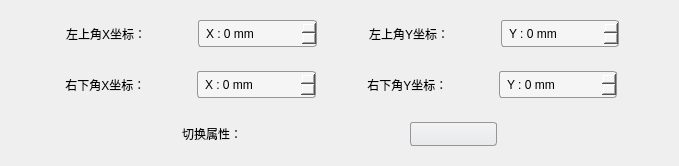
     <widget class="QWidget" name="rectangleDialog">
      <layout class="QVBoxLayout" name="verticalLayout_6">
       <item>
        <widget class="QWidget" name="widget_13" native="true">
         <layout class="QHBoxLayout" name="horizontalLayout_13">
          <item>
           <spacer name="horizontalSpacer_36">
            <property name="orientation">
             <enum>Qt::Horizontal</enum>
            </property>
            <property name="sizeHint" stdset="0">
             <size>
              <width>40</width>
              <height>20</height>
             </size>
            </property>
           </spacer>
          </item>
          <item>
           <widget class="QLabel" name="rectangleTopLeftXlabel">
            <property name="styleSheet">
             <string notr="true">QLabel {
background: transparent;
color: #000000;
border-radius: 4px;
padding: 3px;
}</string>
            </property>
            <property name="text">
             <string>左上角X坐标：</string>
            </property>
           </widget>
          </item>
          <item>
           <spacer name="horizontalSpacer_37">
            <property name="orientation">
             <enum>Qt::Horizontal</enum>
            </property>
            <property name="sizeHint" stdset="0">
             <size>
              <width>40</width>
              <height>20</height>
             </size>
            </property>
           </spacer>
          </item>
          <item>
           <widget class="QSpinBox" name="rectangleTopLeftXSpinBox">
            <property name="styleSheet">
             <string notr="true">QSpinBox{
border-radius: 3px;
padding: 0 5px;
color: #000000;
border: 1px solid #969696;
background-color: #F5F5F5 ;
min-height: 25px;
}
QSpinBox:hover{
border: 1px solid #00BB9E;
}
QSpinBox:selected{
border: 1px solid #00BB9E;
}
QSpinBox[buttonSymbols=&quot;0&quot;]::up-button{/*显示按钮=0*/
width: 20px;
height: 14px;
subcontrol-origin: border;
subcontrol-position: top right;
right: 2px;
top: 2px;
bottom: 1px;
border-image: url(:/icon/triangle_up_969696.png);
}
QSpinBox::up-button:hover{
border-image: url(:/icon/triangle_up_00BB9E.png);
}
QSpinBox::up-button:pressed{
border-image: url(:/icon/triangle_up_262829.png);
}
QSpinBox[buttonSymbols=&quot;0&quot;]::down-button{
width: 20px;
height: 14px;
subcontrol-origin: border;
subcontrol-position: bottom right;
right: 2px;
bottom: 2px;
border-image: url(:/icon/triangle_down_969696.png);
}
QSpinBox::down-button:hover{
border-image: url(:/icon/triangle_down_00BB9E.png);
}
QSpinBox::down-button:pressed{
border-image: url(:/icon/triangle_down_262829.png);
}
QSpinBox:disabled{
color: #DCE1E6;
background-color:#F5F5F5;
border: 1px solid #969696;
}
QSpinBox::up-button:disabled{
border-image: url(:/icon/triangle_up_404244.png);
}
QSpinBox::down-button:disabled{
border-image: url(:/icon/triangle_down_404244.png);
}</string>
            </property>
            <property name="suffix">
             <string> mm</string>
            </property>
            <property name="prefix">
             <string>X : </string>
            </property>
            <property name="minimum">
             <number>-999999</number>
            </property>
            <property name="maximum">
             <number>999999</number>
            </property>
           </widget>
          </item>
          <item>
           <spacer name="horizontalSpacer_38">
            <property name="orientation">
             <enum>Qt::Horizontal</enum>
            </property>
            <property name="sizeHint" stdset="0">
             <size>
              <width>40</width>
              <height>20</height>
             </size>
            </property>
           </spacer>
          </item>
          <item>
           <widget class="QLabel" name="rectangleTopLeftYlabel">
            <property name="styleSheet">
             <string notr="true">QLabel {
background: transparent;
color: #000000;
border-radius: 4px;
padding: 3px;
}</string>
            </property>
            <property name="text">
             <string>左上角Y坐标：</string>
            </property>
           </widget>
          </item>
          <item>
           <spacer name="horizontalSpacer_39">
            <property name="orientation">
             <enum>Qt::Horizontal</enum>
            </property>
            <property name="sizeHint" stdset="0">
             <size>
              <width>40</width>
              <height>20</height>
             </size>
            </property>
           </spacer>
          </item>
          <item>
           <widget class="QSpinBox" name="rectangleTopLeftYSpinBox">
            <property name="styleSheet">
             <string notr="true">QSpinBox{
border-radius: 3px;
padding: 0 5px;
color: #000000;
border: 1px solid #969696;
background-color: #F5F5F5 ;
min-height: 25px;
}
QSpinBox:hover{
border: 1px solid #00BB9E;
}
QSpinBox:selected{
border: 1px solid #00BB9E;
}
QSpinBox[buttonSymbols=&quot;0&quot;]::up-button{/*显示按钮=0*/
width: 20px;
height: 14px;
subcontrol-origin: border;
subcontrol-position: top right;
right: 2px;
top: 2px;
bottom: 1px;
border-image: url(:/icon/triangle_up_969696.png);
}
QSpinBox::up-button:hover{
border-image: url(:/icon/triangle_up_00BB9E.png);
}
QSpinBox::up-button:pressed{
border-image: url(:/icon/triangle_up_262829.png);
}
QSpinBox[buttonSymbols=&quot;0&quot;]::down-button{
width: 20px;
height: 14px;
subcontrol-origin: border;
subcontrol-position: bottom right;
right: 2px;
bottom: 2px;
border-image: url(:/icon/triangle_down_969696.png);
}
QSpinBox::down-button:hover{
border-image: url(:/icon/triangle_down_00BB9E.png);
}
QSpinBox::down-button:pressed{
border-image: url(:/icon/triangle_down_262829.png);
}
QSpinBox:disabled{
color: #DCE1E6;
background-color:#F5F5F5;
border: 1px solid #969696;
}
QSpinBox::up-button:disabled{
border-image: url(:/icon/triangle_up_404244.png);
}
QSpinBox::down-button:disabled{
border-image: url(:/icon/triangle_down_404244.png);
}</string>
            </property>
            <property name="suffix">
             <string> mm</string>
            </property>
            <property name="prefix">
             <string>Y : </string>
            </property>
            <property name="minimum">
             <number>-999999</number>
            </property>
            <property name="maximum">
             <number>999999</number>
            </property>
           </widget>
          </item>
          <item>
           <spacer name="horizontalSpacer_40">
            <property name="orientation">
             <enum>Qt::Horizontal</enum>
            </property>
            <property name="sizeHint" stdset="0">
             <size>
              <width>40</width>
              <height>20</height>
             </size>
            </property>
           </spacer>
          </item>
         </layout>
        </widget>
       </item>
       <item>
        <widget class="QWidget" name="widget_14" native="true">
         <layout class="QHBoxLayout" name="horizontalLayout_14">
          <item>
           <spacer name="horizontalSpacer_41">
            <property name="orientation">
             <enum>Qt::Horizontal</enum>
            </property>
            <property name="sizeHint" stdset="0">
             <size>
              <width>40</width>
              <height>20</height>
             </size>
            </property>
           </spacer>
          </item>
          <item>
           <widget class="QLabel" name="rectangleBottomRightXlabel">
            <property name="text">
             <string> 右下角X坐标： </string>
            </property>
           </widget>
          </item>
          <item>
           <spacer name="horizontalSpacer_42">
            <property name="orientation">
             <enum>Qt::Horizontal</enum>
            </property>
            <property name="sizeHint" stdset="0">
             <size>
              <width>40</width>
              <height>20</height>
             </size>
            </property>
           </spacer>
          </item>
          <item>
           <widget class="QSpinBox" name="rectangleBottomRightXSpinBox">
            <property name="styleSheet">
             <string notr="true">QSpinBox{
border-radius: 3px;
padding: 0 5px;
color: #000000;
border: 1px solid #969696;
background-color: #F5F5F5 ;
min-height: 25px;
}
QSpinBox:hover{
border: 1px solid #00BB9E;
}
QSpinBox:selected{
border: 1px solid #00BB9E;
}
QSpinBox[buttonSymbols=&quot;0&quot;]::up-button{/*显示按钮=0*/
width: 20px;
height: 14px;
subcontrol-origin: border;
subcontrol-position: top right;
right: 2px;
top: 2px;
bottom: 1px;
border-image: url(:/icon/triangle_up_969696.png);
}
QSpinBox::up-button:hover{
border-image: url(:/icon/triangle_up_00BB9E.png);
}
QSpinBox::up-button:pressed{
border-image: url(:/icon/triangle_up_262829.png);
}
QSpinBox[buttonSymbols=&quot;0&quot;]::down-button{
width: 20px;
height: 14px;
subcontrol-origin: border;
subcontrol-position: bottom right;
right: 2px;
bottom: 2px;
border-image: url(:/icon/triangle_down_969696.png);
}
QSpinBox::down-button:hover{
border-image: url(:/icon/triangle_down_00BB9E.png);
}
QSpinBox::down-button:pressed{
border-image: url(:/icon/triangle_down_262829.png);
}
QSpinBox:disabled{
color: #DCE1E6;
background-color:#F5F5F5;
border: 1px solid #969696;
}
QSpinBox::up-button:disabled{
border-image: url(:/icon/triangle_up_404244.png);
}
QSpinBox::down-button:disabled{
border-image: url(:/icon/triangle_down_404244.png);
}</string>
            </property>
            <property name="suffix">
             <string> mm</string>
            </property>
            <property name="prefix">
             <string>X : </string>
            </property>
            <property name="minimum">
             <number>-999999</number>
            </property>
            <property name="maximum">
             <number>999999</number>
            </property>
           </widget>
          </item>
          <item>
           <spacer name="horizontalSpacer_43">
            <property name="orientation">
             <enum>Qt::Horizontal</enum>
            </property>
            <property name="sizeHint" stdset="0">
             <size>
              <width>40</width>
              <height>20</height>
             </size>
            </property>
           </spacer>
          </item>
          <item>
           <widget class="QLabel" name="rectangleBottomRightYlabel">
            <property name="text">
             <string> 右下角Y坐标： </string>
            </property>
           </widget>
          </item>
          <item>
           <spacer name="horizontalSpacer_44">
            <property name="orientation">
             <enum>Qt::Horizontal</enum>
            </property>
            <property name="sizeHint" stdset="0">
             <size>
              <width>40</width>
              <height>20</height>
             </size>
            </property>
           </spacer>
          </item>
          <item>
           <widget class="QSpinBox" name="rectangleBottomRightYSpinBox">
            <property name="styleSheet">
             <string notr="true">QSpinBox{
border-radius: 3px;
padding: 0 5px;
color: #000000;
border: 1px solid #969696;
background-color: #F5F5F5 ;
min-height: 25px;
}
QSpinBox:hover{
border: 1px solid #00BB9E;
}
QSpinBox:selected{
border: 1px solid #00BB9E;
}
QSpinBox[buttonSymbols=&quot;0&quot;]::up-button{/*显示按钮=0*/
width: 20px;
height: 14px;
subcontrol-origin: border;
subcontrol-position: top right;
right: 2px;
top: 2px;
bottom: 1px;
border-image: url(:/icon/triangle_up_969696.png);
}
QSpinBox::up-button:hover{
border-image: url(:/icon/triangle_up_00BB9E.png);
}
QSpinBox::up-button:pressed{
border-image: url(:/icon/triangle_up_262829.png);
}
QSpinBox[buttonSymbols=&quot;0&quot;]::down-button{
width: 20px;
height: 14px;
subcontrol-origin: border;
subcontrol-position: bottom right;
right: 2px;
bottom: 2px;
border-image: url(:/icon/triangle_down_969696.png);
}
QSpinBox::down-button:hover{
border-image: url(:/icon/triangle_down_00BB9E.png);
}
QSpinBox::down-button:pressed{
border-image: url(:/icon/triangle_down_262829.png);
}
QSpinBox:disabled{
color: #DCE1E6;
background-color:#F5F5F5;
border: 1px solid #969696;
}
QSpinBox::up-button:disabled{
border-image: url(:/icon/triangle_up_404244.png);
}
QSpinBox::down-button:disabled{
border-image: url(:/icon/triangle_down_404244.png);
}</string>
            </property>
            <property name="suffix">
             <string> mm</string>
            </property>
            <property name="prefix">
             <string>Y : </string>
            </property>
            <property name="minimum">
             <number>-999999</number>
            </property>
            <property name="maximum">
             <number>999999</number>
            </property>
           </widget>
          </item>
          <item>
           <spacer name="horizontalSpacer_45">
            <property name="orientation">
             <enum>Qt::Horizontal</enum>
            </property>
            <property name="sizeHint" stdset="0">
             <size>
              <width>40</width>
              <height>20</height>
             </size>
            </property>
           </spacer>
          </item>
         </layout>
        </widget>
       </item>
       <item>
        <widget class="QWidget" name="widget_12" native="true">
         <layout class="QHBoxLayout" name="horizontalLayout_12">
          <item>
           <spacer name="horizontalSpacer_33">
            <property name="orientation">
             <enum>Qt::Horizontal</enum>
            </property>
            <property name="sizeHint" stdset="0">
             <size>
              <width>40</width>
              <height>20</height>
             </size>
            </property>
           </spacer>
          </item>
          <item>
           <widget class="QLabel" name="selectlabel_5">
            <property name="text">
             <string>切换属性：</string>
            </property>
           </widget>
          </item>
          <item>
           <spacer name="horizontalSpacer_34">
            <property name="orientation">
             <enum>Qt::Horizontal</enum>
            </property>
            <property name="sizeHint" stdset="0">
             <size>
              <width>40</width>
              <height>20</height>
             </size>
            </property>
           </spacer>
          </item>
          <item>
           <widget class="QComboBox" name="rectangleSizeComboBox">
            <property name="sizePolicy">
             <sizepolicy hsizetype="Preferred" vsizetype="Maximum">
              <horstretch>0</horstretch>
              <verstretch>0</verstretch>
             </sizepolicy>
            </property>
            <property name="maximumSize">
             <size>
              <width>16777215</width>
              <height>26</height>
             </size>
            </property>
            <property name="styleSheet">
             <string notr="true">QComboBox {
border: 1px solid #969696;
background: qlineargradient(spread:pad,x1:0,y1:0,x2:0,y2:1,stop:0 #F2F3F4 , stop:1 #E7E9EB);
border-radius: 3px;
padding: 1px 18px 1px 3px;
min-height: 20px;
}
QComboBox:item{
background-color: qlineargradient(spread:pad,x1:0,y1:0,x2:0,y2:1,stop:0 #F2F3F4 , stop:1 #E7E9EB);
}
QComboBox:hover{
border: 1px solid #00BB9E;
}
QComboBox:selected{
border: 1px solid #00BB9E;
}
QComboBox:editable{
background-color: qlineargradient(spread:pad,x1:0,y1:0,x2:0,y2:1,stop:0 #F2F3F4 , stop:1 #E7E9EB);
}
QComboBox:editable:disabled{
color: #DCE1E6;
background-color: #F5F5F5;
border: 1px solid #969696;
}
/* 下拉后，整个下拉窗体样式 */
QComboBox QAbstractItemView {
border: 1px solid #969696;
background: qlineargradient(spread:pad,x1:0,y1:0,x2:0,y2:1,stop:0 #F2F3F4 , stop:1 #E7E9EB);
selection-background-color: #00BB9E; /* 整个下拉窗体被选中项的背景色 */
}
QComboBox QAbstractItemView::item {
height: 20px;
}
QComboBox::drop-down {
width: 20px;
height: 20px;
subcontrol-position: center right;
right: 2px;
border: 0;
background-color: transparent;
}
QComboBox::down-arrow {/*替换三角小图标*/
width: 20px;
height: 20px;
border-image: url(:/icon/triangle_down_969696.png);
}
QComboBox::down-arrow:hover {
border-image: url(:/icon/triangle_down_00BB9E.png);
}
QComboBox::disabled{
color: #DCE1E6;
background-color: #F5F5F5;
border: 1px solid #969696;
}
QComboBox::down-arrow:disabled {
border-image: url(:/icon/triangle_down_404244.png);
}</string>
            </property>
           </widget>
          </item>
          <item>
           <spacer name="horizontalSpacer_35">
            <property name="orientation">
             <enum>Qt::Horizontal</enum>
            </property>
            <property name="sizeHint" stdset="0">
             <size>
              <width>40</width>
              <height>20</height>
             </size>
            </property>
           </spacer>
          </item>
         </layout>
        </widget>
       </item>
      </layout>
     </widget>
